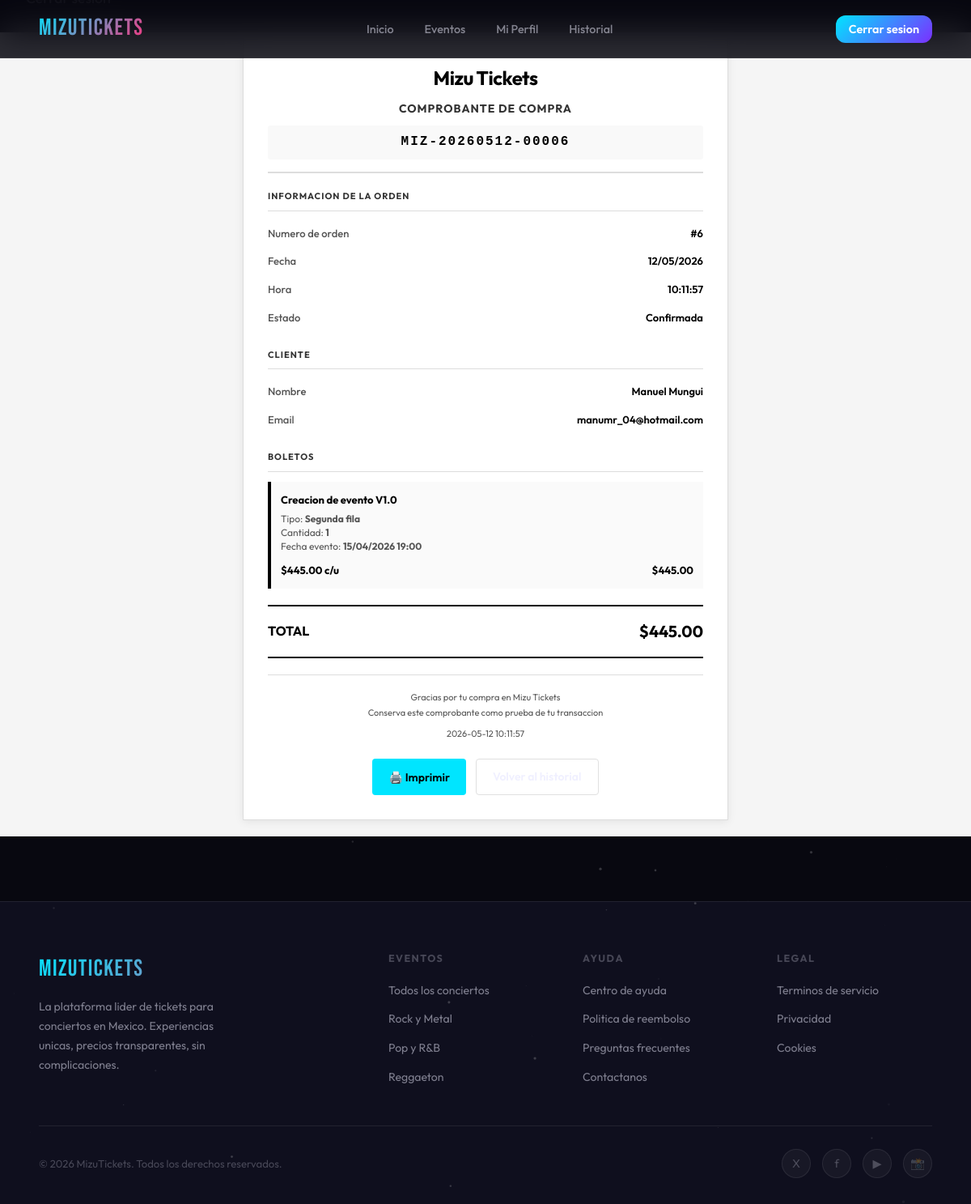
The app's page /orders/6/receipt (signed in) with its own data.
### app/models/order.py (models this page shows, shortened)
class Order(db.Model):
    __tablename__ = "orders"
    __table_args__ = (
        db.CheckConstraint("total_amount >= 0", name="ck_orders_total_non_negative"),
    )
    id = db.Column(db.Integer, primary_key=True)
    user_id = db.Column(db.Integer, db.ForeignKey("users.id"), nullable=False, index=True)
    status = db.Column(db.String(20), nullable=False, default="confirmed", index=True)
    total_amount = db.Column(db.Numeric(10, 2), nullable=False)
    receipt_code = db.Column(db.String(50), unique=True, nullable=True, index=True)
    created_at = db.Column(db.DateTime, nullable=False, default=datetime.utcnow, index=True)
    user = db.relationship("User", back_populates="orders")
    items = db.relationship(
        "OrderItem",
        back_populates="order",
        cascade="all, delete-orphan",
        lazy="selectin",
    )

### app/models/user.py (models this page shows, shortened)
class User(UserMixin, db.Model):
    __tablename__ = "users"
    id = db.Column(db.Integer, primary_key=True)
    name = db.Column(db.String(120), nullable=False)
    email = db.Column(db.String(255), unique=True, nullable=False, index=True)
    password_hash = db.Column(db.String(255), nullable=False)
    role = db.Column(db.String(20), nullable=False, default="customer", index=True)
    created_at = db.Column(db.DateTime, nullable=False, default=datetime.utcnow)
    updated_at = db.Column(
        db.DateTime,
        nullable=False,
        default=datetime.utcnow,
        onupdate=datetime.utcnow,
    )
    orders = db.relationship("Order", back_populates="user", lazy="dynamic")

### app/models/order_item.py (models this page shows, shortened)
class OrderItem(db.Model):
    __tablename__ = "order_items"
    __table_args__ = (
        db.CheckConstraint("quantity > 0", name="ck_order_items_quantity_positive"),
        db.CheckConstraint("unit_price >= 0", name="ck_order_items_unit_price_non_negative"),
        db.CheckConstraint("subtotal >= 0", name="ck_order_items_subtotal_non_negative"),
    )
    id = db.Column(db.Integer, primary_key=True)
    order_id = db.Column(db.Integer, db.ForeignKey("orders.id"), nullable=False, index=True)
    ticket_type_id = db.Column(
        db.Integer,
        db.ForeignKey("ticket_types.id"),
        nullable=False,
        index=True,
    )
    quantity = db.Column(db.Integer, nullable=False)
    unit_price = db.Column(db.Numeric(10, 2), nullable=False)
    subtotal = db.Column(db.Numeric(10, 2), nullable=False)
    created_at = db.Column(db.DateTime, nullable=False, default=datetime.utcnow)
    order = db.relationship("Order", back_populates="items")
    ticket_type = db.relationship("TicketType", back_populates="order_items")

### app/models/event.py (models this page shows, shortened)
class Event(db.Model):
    __tablename__ = "events"
    id = db.Column(db.Integer, primary_key=True)
    title = db.Column(db.String(200), nullable=False, index=True)
    description = db.Column(db.Text, nullable=True)
    date = db.Column(db.DateTime, nullable=False, index=True)
    venue = db.Column(db.String(200), nullable=False)
    image_url = db.Column(db.String(500), nullable=True)
    is_active = db.Column(db.Boolean, nullable=False, default=True, index=True)
    created_at = db.Column(db.DateTime, nullable=False, default=datetime.utcnow)
    updated_at = db.Column(
        db.DateTime,
        nullable=False,
        default=datetime.utcnow,
        onupdate=datetime.utcnow,
    )
    ticket_types = db.relationship(
        "TicketType",
        back_populates="event",
        cascade="all, delete-orphan",
        lazy="selectin",
    )

### app/models/ticket_type.py (models this page shows, shortened)
class TicketType(db.Model):
    __tablename__ = "ticket_types"
    __table_args__ = (
        db.CheckConstraint("price >= 0", name="ck_ticket_types_price_non_negative"),
        db.CheckConstraint(
            "stock_available >= 0", name="ck_ticket_types_stock_non_negative"
        ),
        db.UniqueConstraint("event_id", "name", name="uq_ticket_types_event_name"),
    )
    id = db.Column(db.Integer, primary_key=True)
    event_id = db.Column(db.Integer, db.ForeignKey("events.id"), nullable=False, index=True)
    name = db.Column(db.String(80), nullable=False)
    price = db.Column(db.Numeric(10, 2), nullable=False)
    stock_available = db.Column(db.Integer, nullable=False)
    created_at = db.Column(db.DateTime, nullable=False, default=datetime.utcnow)
    updated_at = db.Column(
        db.DateTime,
        nullable=False,
        default=datetime.utcnow,
        onupdate=datetime.utcnow,
    )
    event = db.relationship("Event", back_populates="ticket_types")
    order_items = db.relationship("OrderItem", back_populates="ticket_type", lazy="dynamic")

### app/orders/routes.py (the view)
@bp.route("/orders/<int:order_id>/receipt")
@login_required
def receipt(order_id):
    try:
        order = (
            Order.query.options(
                joinedload(Order.items)
                .joinedload(OrderItem.ticket_type)
                .joinedload(TicketType.event)
            )
            .filter_by(id=order_id)
            .first_or_404()
        )
        if current_user.id != order.user_id and current_user.role != "admin":
            from flask import abort
            abort(403)
        return render_template("orders/receipt.html", order=order)
    except SQLAlchemyError:
        flash("No se pudo cargar el comprobante.", "error")
        return redirect(url_for("orders.history"))
    except Exception:
        flash("No se pudo cargar el comprobante.", "error")
        return redirect(url_for("orders.history"))

### app/__init__.py (called while the page is built)
def create_app(config_class=Config):
    app = Flask(__name__, instance_relative_config=True)
    app.config.from_object(config_class)
    os.makedirs(app.instance_path, exist_ok=True)
    db.init_app(app)
    migrate.init_app(app, db)
    login_manager.init_app(app)
    from .auth import bp as auth_bp
    from .admin import bp as admin_bp
    from .main import bp as main_bp
    from .orders import bp as orders_bp
    app.register_blueprint(main_bp)
    app.register_blueprint(auth_bp)
    app.register_blueprint(admin_bp)
    app.register_blueprint(orders_bp)
    from . import models  # noqa: F401
    from .models.user import User
    @login_manager.user_loader
    def load_user(user_id):
        return db.session.get(User, int(user_id))
    @app.shell_context_processor
    def shell_context():
        return {"db": db, "models": models}
    return app

### app/templates/orders/receipt.html (shortened to what this page needs)
{% extends "base.html" %}
{% block content %}
<div class="receipt-page">
  <div class="receipt-container">
    <div class="receipt-header">
      <div class="receipt-logo">Mizu Tickets</div>
      <div class="receipt-title">COMPROBANTE DE COMPRA</div>
      <div class="receipt-code">{{ order.receipt_code }}</div>
    </div>
    <div class="receipt-body">
      <div class="receipt-section">
        <div class="receipt-section-title">Informacion de la orden</div>
        <div class="receipt-line">
          <span class="receipt-line-label">Numero de orden</span>
          <span class="receipt-line-value">#{{ order.id }}</span>
        </div>
        <div class="receipt-line">
          <span class="receipt-line-label">Fecha</span>
          <span class="receipt-line-value">{{ order.created_at.strftime('%d/%m/%Y') }}</span>
        </div>
        <div class="receipt-line">
          <span class="receipt-line-label">Hora</span>
          <span class="receipt-line-value">{{ order.created_at.strftime('%H:%M:%S') }}</span>
        </div>
        <div class="receipt-line">
          <span class="receipt-line-label">Estado</span>
          <span class="receipt-line-value">{{ 'Confirmada' if order.status == 'confirmed' else order.status }}</span>
        </div>
      </div>
      <div class="receipt-section">
        <div class="receipt-section-title">Cliente</div>
        <div class="receipt-line">
          <span class="receipt-line-label">Nombre</span>
          <span class="receipt-line-value">{{ current_user.name }}</span>
        </div>
        <div class="receipt-line">
          <span class="receipt-line-label">Email</span>
          <span class="receipt-line-value">{{ current_user.email }}</span>
        </div>
      </div>
      <div class="receipt-section">
        <div class="receipt-section-title">Boletos</div>
        {% for item in order.items %}
        <div class="receipt-item">
          <div class="receipt-item-title">{{ item.ticket_type.event.title }}</div>
          <div class="receipt-item-meta">
            <div>Tipo: <strong>{{ item.ticket_type.name }}</strong></div>
            <div>Cantidad: <strong>{{ item.quantity }}</strong></div>
            <div>Fecha evento: <strong>{{ item.ticket_type.event.date.strftime('%d/%m/%Y %H:%M') }}</strong></div>
          </div>
          <div class="receipt-item-price">
            <span>${{ '%.2f'|format(item.unit_price) }} c/u</span>
            <span>${{ '%.2f'|format(item.subtotal) }}</span>
          </div>
        </div>
        {% endfor %}
      </div>
      <div class="receipt-total">
        <span class="receipt-total-label">TOTAL</span>
        <span class="receipt-total-value">${{ '%.2f'|format(order.total_amount) }}</span>
      </div>
      <div class="receipt-footer">
        <div class="receipt-footer-text">Gracias por tu compra en Mizu Tickets</div>
        <div class="receipt-footer-text">Conserva este comprobante como prueba de tu transaccion</div>
        <div class="receipt-footer-text" style="margin-top: 12px; font-size: 11px;">
          {{ order.created_at.strftime('%Y-%m-%d %H:%M:%S') }}
        </div>
      </div>
    </div>
    <div class="receipt-actions">
      <button class="btn-print" onclick="window.print()">🖨️ Imprimir</button>
      <a class="btn-back" href="{{ url_for('orders.history') }}">Volver al historial</a>
    </div>
  </div>
</div>
{% endblock %}

### app/static/css/styles.css (style rules this page uses)
:root { --bg: #080810; --bg2: #0f0f1e; --bg3: #161628; --surface: rgba(255,255,255,0.04); --surface2: rgba(255,255,255,0.08); --border: rgba(255,255,255,0.08); --border2: rgba(255,255,255,0.14); --cyan: #00e5ff; --cyan-dim: rgba(0,229,255,0.15); --cyan-glow: 0 0 20px rgba(0,229,255,0.5), 0 0 60px rgba(0,229,255,0.2); --pink: #ff2d78; --pink-dim: rgba(255,45,120,0.15); --pink-glow: 0 0 20px rgba(255,45,120,0.5), 0 0 60px rgba(255,45,120,0.2); --gold: #ffc844; --gold-dim: rgba(255,200,68,0.15); --purple: #7b2fff; --text: #f0f0ff; --text-muted: rgba(240,240,255,0.5); --text-dim: rgba(240,240,255,0.25); --font-display: 'Bebas Neue', sans-serif; --font-body: 'Outfit', sans-serif; --radius: 12px; --radius-lg: 20px; --radius-xl: 28px; --nav-h: 72px; --trans: 0.3s cubic-bezier(0.4,0,0.2,1); }
*, *::before, *::after { box-sizing: border-box; margin: 0; padding: 0; }
html { scroll-behavior: smooth; }
body { background: var(--bg); color: var(--text); font-family: var(--font-body); font-size: 16px; line-height: 1.6; min-height: 100vh; overflow-x: hidden; }
a { color: inherit; text-decoration: none; }
input, textarea, select, button { font-family: var(--font-body); }
button { cursor: pointer; }

### app/templates/orders/receipt.html (style rules this page uses)
.receipt-page { display: flex; justify-content: center; align-items: flex-start; min-height: 100vh; background: #f5f5f5; padding: 20px; }
.receipt-container { background: white; border: 1px solid #ddd; border-radius: 0; padding: 30px; max-width: 600px; width: 100%; margin: 0 auto; box-shadow: 0 2px 10px rgba(0, 0, 0, 0.08); overflow: hidden; max-height: 297mm; }
.receipt-header { text-align: center; border-bottom: 2px solid #ddd; padding-bottom: 15px; margin-bottom: 20px; }
.receipt-logo { font-size: 24px; font-weight: 700; color: #000; margin-bottom: 8px; letter-spacing: -0.5px; }
.receipt-title { font-size: 14px; font-weight: 700; color: #333; margin: 0; text-transform: uppercase; letter-spacing: 1px; }
.receipt-code { font-size: 16px; font-weight: 700; color: #000; font-family: 'Courier New', monospace; margin-top: 10px; letter-spacing: 2px; background: #f9f9f9; padding: 8px 12px; border-radius: 3px; }
.receipt-body { margin-bottom: 24px; }
.receipt-section { margin-bottom: 20px; }
.receipt-section-title { font-size: 11px; font-weight: 700; text-transform: uppercase; color: #333; letter-spacing: 1px; margin-bottom: 10px; padding-bottom: 8px; border-bottom: 1px solid #ddd; }
.receipt-line { display: flex; justify-content: space-between; align-items: center; padding: 7px 0; font-size: 13px; color: #000; }
.receipt-line-label { color: #555; font-weight: 500; }
.receipt-line-value { font-weight: 600; color: #000; }
.receipt-item { background: #fafafa; border-left: 4px solid #000; padding: 12px; margin: 12px 0; border-radius: 0; }
.receipt-item-title { font-weight: 700; color: #000; margin-bottom: 6px; font-size: 13px; }
.receipt-item-meta { font-size: 12px; color: #555; margin-bottom: 10px; line-height: 1.4; }
.receipt-item-price { display: flex; justify-content: space-between; font-size: 13px; font-weight: 700; color: #000; }
.receipt-total { border-top: 2px solid #000; border-bottom: 2px solid #000; padding: 15px 0; display: flex; justify-content: space-between; align-items: center; font-size: 16px; font-weight: 700; margin: 20px 0; color: #000; }
.receipt-total-label { color: #000; font-weight: 700; }
.receipt-total-value { color: #000; font-size: 20px; font-weight: 700; }
.receipt-footer { text-align: center; border-top: 1px solid #ddd; padding-top: 15px; font-size: 11px; color: #555; }
.receipt-footer-text { margin: 5px 0; line-height: 1.3; }
.receipt-actions { display: flex; gap: 12px; justify-content: center; margin-top: 24px; }
.btn-print { padding: 10px 20px; background: var(--cyan, #00ffff); color: #000; border: none; border-radius: 4px; font-weight: 600; cursor: pointer; font-size: 14px; }
.btn-back { padding: 10px 20px; background: transparent; color: var(--text, #1a1a1a); border: 1px solid var(--border-color, #e0e0e0); border-radius: 4px; font-weight: 600; cursor: pointer; font-size: 14px; }

### records on screen
Order: receipt_code "MIZ-20260512-00006", id "6", created_at "12/05/2026", created_at "10:11:57", status "Confirmada", total_amount "445.00", created_at "2026-05-12 10:11:57"
User: name "Manuel Mungui", email "manumr_04@hotmail.com"
OrderItem: ticket_type.event "Creacion de evento V1.0", ticket_type.name "Segunda fila", quantity "1", ticket_type.event "15/04/2026 19:00", unit_price "445.00", subtotal "445.00"
